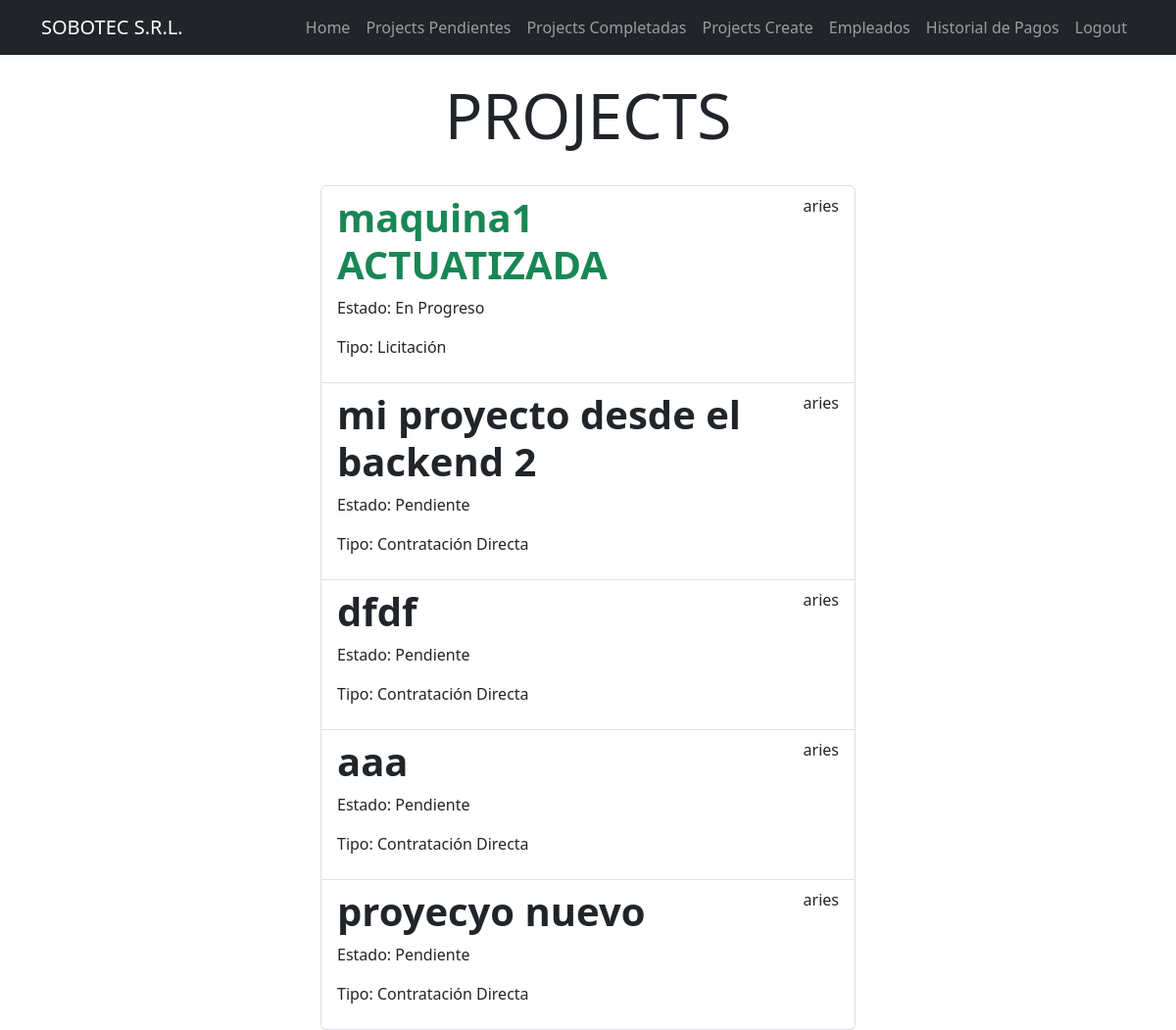
The page /projects/ (signed in) on the database its author committed.
### projects/models.py (models this page shows, shortened)
class Project(models.Model):
    PROJECT_STATUS_CHOICES = [
        ('pendiente', 'Pendiente'),         # Pendiente
        ('en_progreso', 'En Progreso'), # En Proceso
        ('completado', 'Completado'),     # Terminado
    ]
    PROJECT_TYPE_CHOICES = [
        ('licitacion', 'Licitación'),            # Licitación
        ('contratacion_directa', 'Contratación Directa'),  # Contratación directa
    ]
    code = models.CharField(max_length=20, unique=True, verbose_name="Proyecto Codigo")
    name = models.CharField(max_length=200, unique=True, verbose_name="Proyecto Nombre")
    description = models.TextField(blank=True, verbose_name="Proyecto Descripcion")
    start_date = models.DateField(verbose_name="Fecha Inicio Proyecto")
    end_date = models.DateField(null=True, blank=True, verbose_name="Fecha Final Proyecto")
    project_status = models.CharField(max_length=20, choices=PROJECT_STATUS_CHOICES, default='pendiente', verbose_name="Proyecto Estado")
    project_type = models.CharField(max_length=30, choices=PROJECT_TYPE_CHOICES, default='contratacion_directa', verbose_name="Proyecto Tipo")
    photo_signed_contract = models.ImageField(upload_to="contrato_firmado",null = True, blank= True, verbose_name="Contrato Firmado")
    photo_proposed_contract = models.ImageField(upload_to="contrato_propueso",null = True, blank= True, verbose_name="Contrato Propuesto")
    created =models.DateTimeField(auto_now_add=True)
    user = models.ForeignKey(User, on_delete=models.CASCADE)# Empleado que herede de user

### projects/views.py (the view)
# urls.py: path('projects/', views.projects, name='projects'),
@login_required
def projects(request):
    projects = Project.objects.filter(user= request.user, project_status__in =['pendiente', 'en_progreso'])
    return render(request, 'projects.html', {
        'projects': projects
    })

### projects/templates/projects.html (shortened to what this page needs)
{% extends 'base.html' %}
{% block content %}
<main class="container">
    <div class="row">
        <div class="col-md-6 offset-md-3">
            <h1 class="text-center display-3 py-4"> PROJECTS</h1>
            <ul class="list-group">
                {% for project in projects %}
                <a class="list-group-item" href="{% url 'project_detail' project.id %}">
                    <header class="d-flex justify-content-between">
                        {% if project.project_status == 'pendiente' %}
                        <h1 class="fw-bold">{{project.name}}</h1>
                        {% elif project.project_status == 'en_progreso' %}
                            <h1 class="fw-bold text-success">{{project.name}}</h1>
                        {% else %}
                            <h1 class="fw-bold text-success">{{project.name}}</h1>
                        {% endif %}
                        <p>{{project.user.username}}</p>
                    </header>
                    <p>Estado: {{project.get_project_status_display}}</p>
                    <p>Tipo: {{project.get_project_type_display }}</p>
                </a>
                {% endfor %}
            </ul>
        </div>
    </div>
</main>
{% endblock %}

### rows shown on the page
Project: name "maquina1 ACTUATIZADA", user.username "aries", project_status "En Progreso", project_type "Licitación"
Project: name "mi proyecto desde el backend 2", user.username "aries", project_status "Pendiente", project_type "Contratación Directa"
Project: name "dfdf", user.username "aries", project_status "Pendiente", project_type "Contratación Directa"
Project: name "aaa", user.username "aries", project_status "Pendiente", project_type "Contratación Directa"
Project: name "proyecyo nuevo", user.username "aries", project_status "Pendiente", project_type "Contratación Directa"
